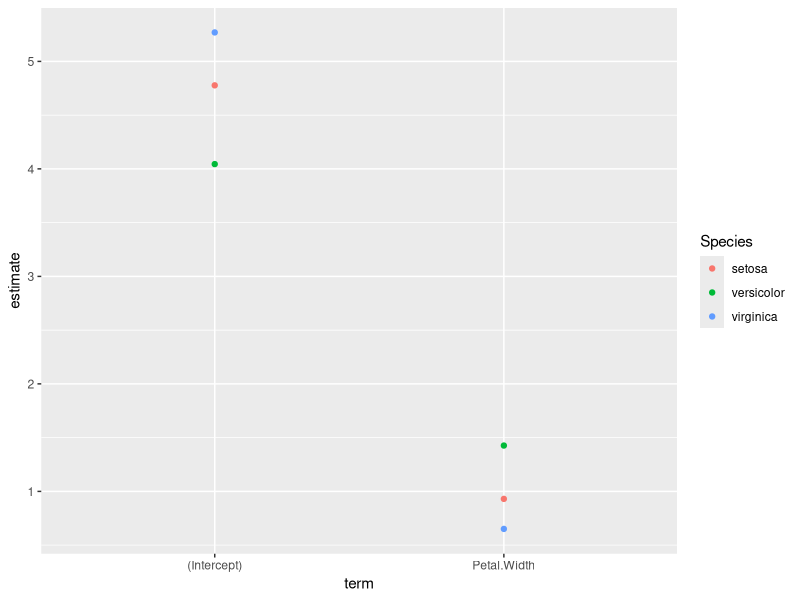
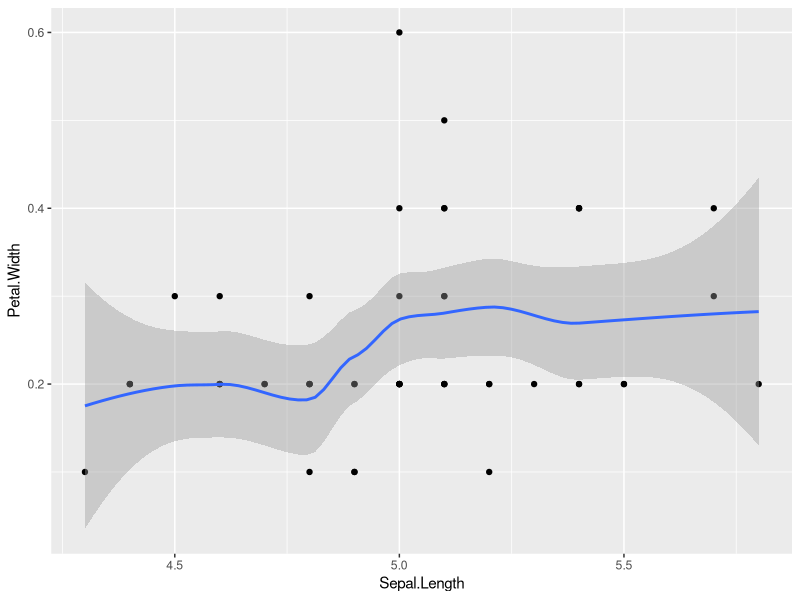
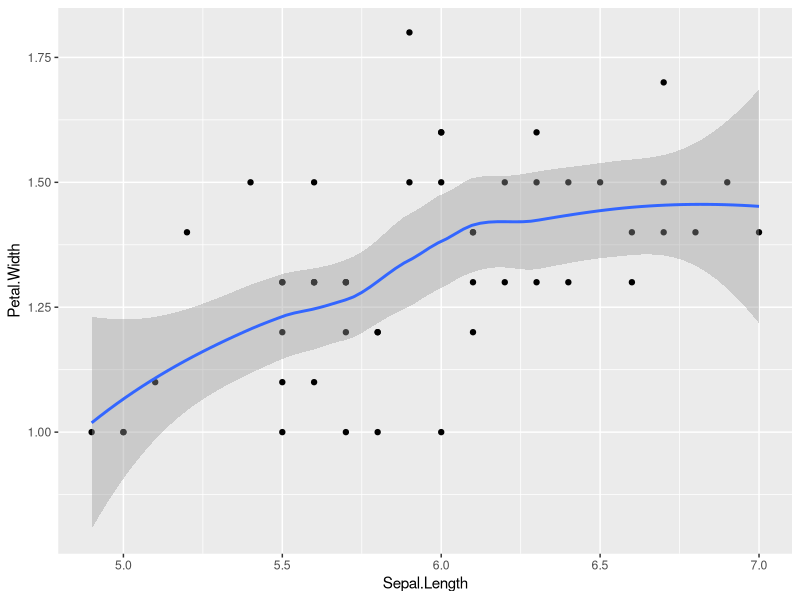
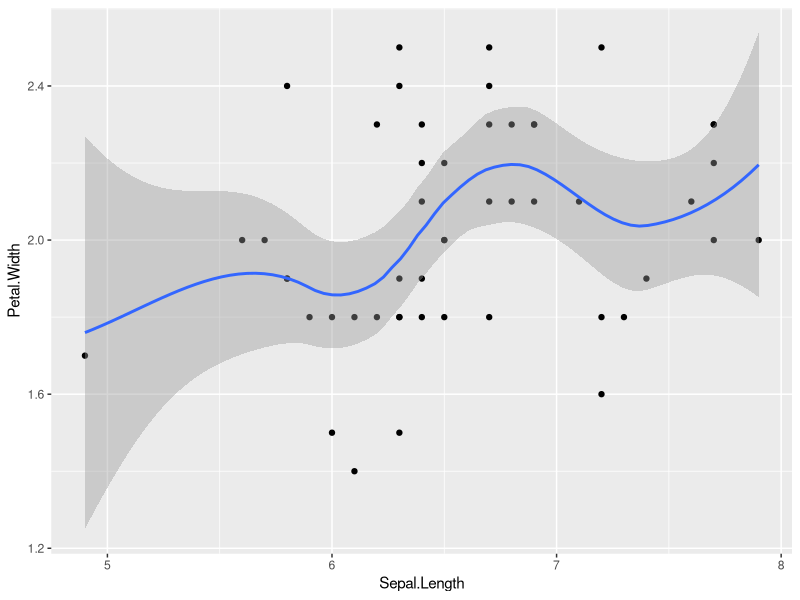
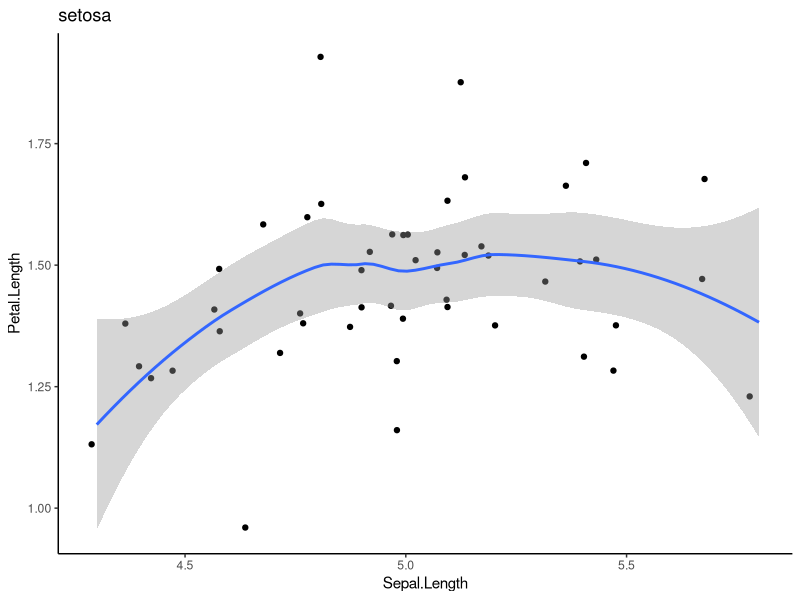
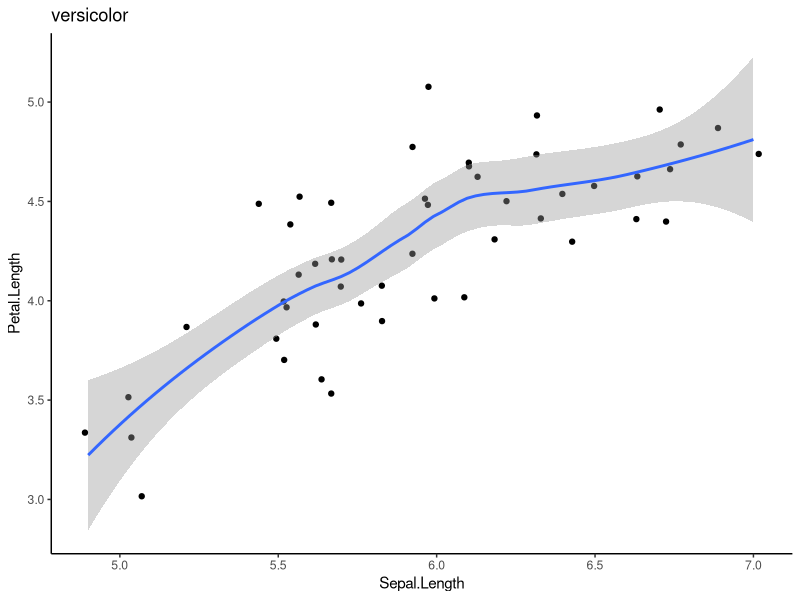
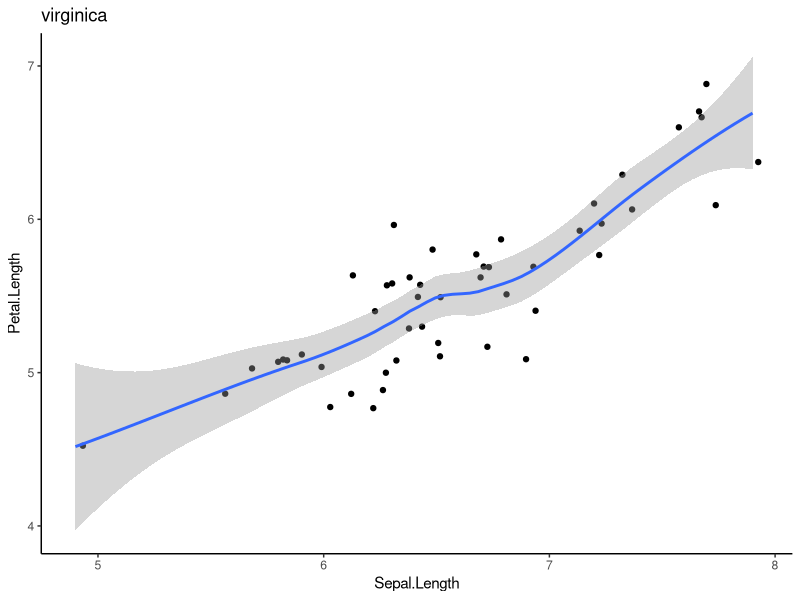
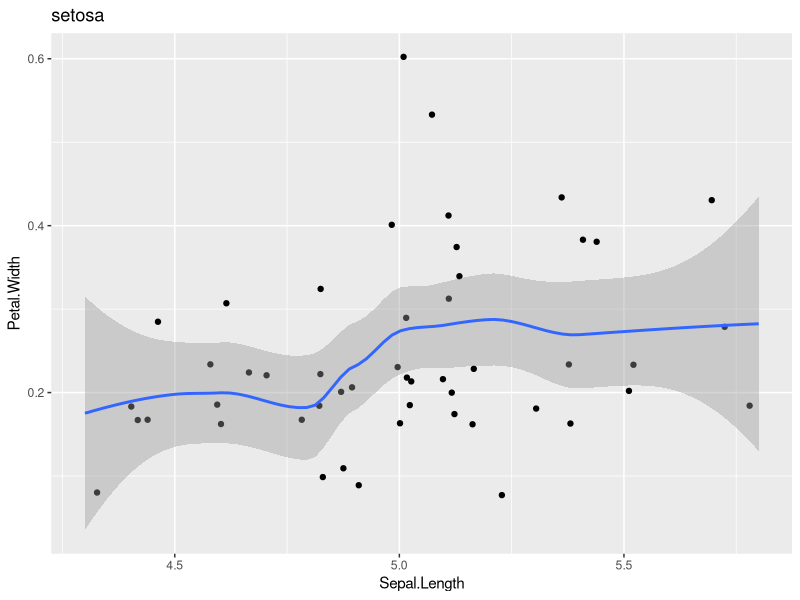

Write the R code that produced these figures, in order.
############################################################################
############################################################################
###                                                                      ###
###                              PURRR DEMO                              ###
###                                                                      ###
############################################################################
############################################################################



library(tidyverse)
library(broom)

iris |>
  nest(data=-Species) |>
  mutate(model=map(.x = data,.f =~lm(formula = Sepal.Length~Petal.Width,data=.x))) |> mutate(Tid=map(.x = model,.f = tidy)) |>
  select(Species,Tid) |>
  unnest(cols = 'Tid') |>
  ggplot(aes(x = term,y = estimate,col=Species))+
  stat_summary(geom = 'point',fun = 'mean')


iris |>
  nest(data=-Species) |>
  mutate(plot=map(.x = data,.f = function(x){
    ggplot(data = x,aes(x = Sepal.Length,y = Sepal.Width))+
      geom_point()
  }))


iris |>
  nest(data=-Species) |>
  mutate(mod=map(.x = data,.f = function(x){
    lm(formula = Petal.Length~Petal.Width,data=x)
  })) |>
  mutate(mo=map(.x = mod,.f = tidy)) |>
  select(Species,mo) |>
  walk(print)




iris |>
  nest(data = -Species) |>
  mutate(mod = map(
    .x = data,
    .f = function(c) {
      lm(formula = Sepal.Length ~ Petal.Length, data = c)
    }
  )) |>
  mutate(tidy = map(.x = mod, .f = tidy)) |>
  select(Species, tidy) |>
  unnest(tidy)


p=iris |>
  nest(data = -Species) |>
  mutate(chart=map(.x = data,.f = function(x){
    ggplot(data = x,aes(x = Sepal.Length,y = Petal.Width))+
      geom_point()+
      stat_smooth()
  })) |>
  select(Species,chart) |>
  walk(print)

# Save the Plot
map2(paste(p$Species,'.png'),p$chart,.f = ggsave,path=here::here('Plot'))


# Add Alternative Function

iris |>
  nest(data=-Species) |>
  mutate(plot=map2(.x = data,.y = Species,.f = ~ggplot(data = .x,aes(x = Sepal.Length,y = Petal.Length))+geom_point(position = position_jitter())+
                     geom_smooth()+
                     theme_classic()+
                     scale_color_viridis_d()+
                     labs(title = .y)
  )) |>
  select(Species,plot) |>
  walk(print)


iris |>
  nest(data=-Species) |>
  mutate(plot=map2(.x = data,.y = Species,.f = function(x,y){
    ggplot(data = x,aes(x = Sepal.Length,y = Petal.Width))+
      geom_point(position = position_jitter())+
      geom_smooth()+
      labs(title = y)
  })) |>
  select(Species,plot) |>
  pull('plot')
